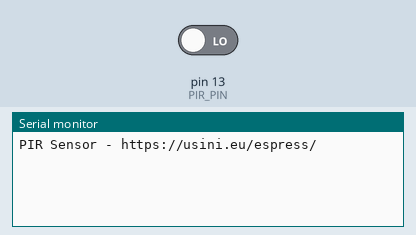
This program was run on a simulated Arduino Uno, built with avr-gcc and run on an emulated ATmega328P. Parts: the last lines printed to the serial monitor. The inputs (shaded band) are chosen by the test bench; at power-on: pin 13 (PIR_PIN) LOW.

Above: at 1.2 s.
1.3 s: pin 13 (PIR_PIN) driven HIGH
At 2.3 s:
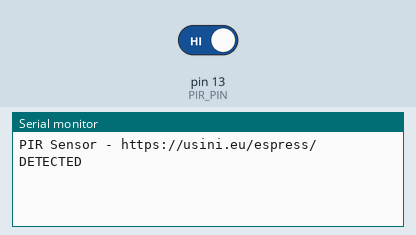
2.8 s: pin 13 (PIR_PIN) driven LOW
At 3.5 s:
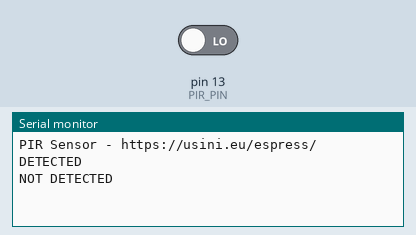

Measured:
- after the input at 1.3 s, the serial monitor: prints a new line at once (image 1)
- after the input at 2.8 s, the serial monitor: prints a new line at once (image 2)

The program:

main.cpp
```cpp
#include <Arduino.h>

#ifdef ARDUINO_UNO
const int LED_PIN = 13;
const int PIR_PIN = 13;
#endif

#ifdef LOLIN_D32
const int LED_PIN = 5;
const int PIR_PIN = 5;
#endif

#ifdef M5STICKC
const int LED_PIN = 10;
const int PIR_PIN = 26;

#endif

#ifdef WEMOS_D1_MINI
const int LED_PIN = D4;
const int PIR_PIN = D4;
#endif

bool triggered = false;

void setup()
{
  Serial.begin(115200);
  Serial.println("PIR Sensor - https://usini.eu/espress/");
  pinMode(PIR_PIN, INPUT);
}

void loop()
{
  if (digitalRead(PIR_PIN))
  {
    if (!triggered)
    {
      Serial.println("DETECTED");
      triggered = true;
    }
  }
  else
  {
    if (triggered)
    {
      Serial.println("NOT DETECTED");
      triggered = false;
    }
  }
}
```
